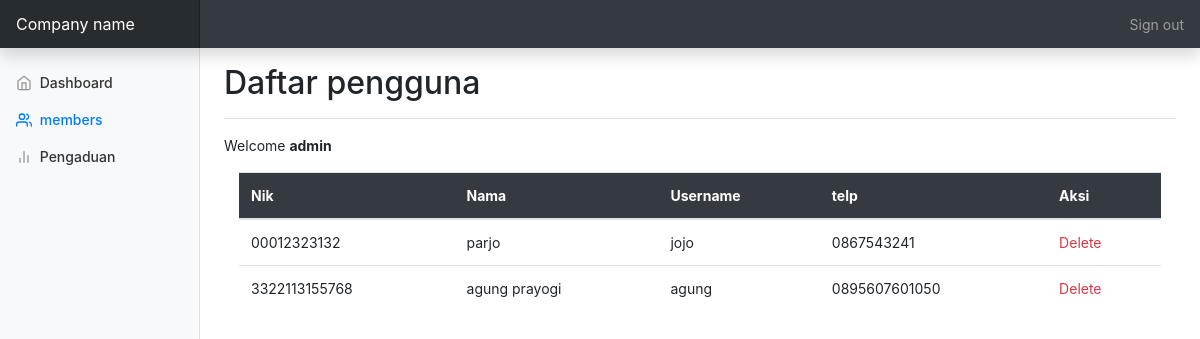
The page /view/administrator/members.php (signed in) on the database as committed earlier.
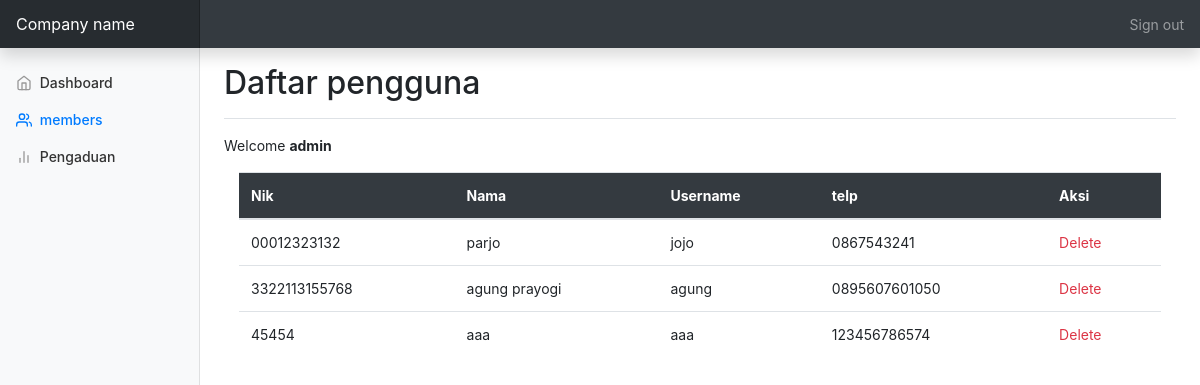
The same page on the database as committed later.
### tables this page shows
CREATE TABLE `masyarakat` (
  `nik` char(16) NOT NULL,
  `nama` varchar(35) DEFAULT NULL,
  `username` varchar(25) DEFAULT NULL,
  `password` varchar(32) DEFAULT NULL,
  `telp` varchar(13) DEFAULT NULL
);

### view/administrator/members.php (the view, shortened to what this page needs)
<?php
require '../../db.php';
  $name = $_SESSION['username'];
$sql = "SELECT * FROM masyarakat";
$query = mysqli_query($conn,$sql);
$getdata =mysqli_fetch_All($query,MYSQLI_ASSOC);
?>
<!doctype html>
<html lang="en">
  <head>
<link href="../../assets/dist/css/bootstrap.min.css" rel="stylesheet">
    <link href="../../assets/dist/css/dashboard.css" rel="stylesheet">
  </head>
  <body>
    <nav class="navbar navbar-dark sticky-top bg-dark flex-md-nowrap p-0 shadow">
  <a class="navbar-brand col-md-3 col-lg-2 mr-0 px-3" href="#">Company name</a>
  <ul class="navbar-nav px-3">
    <li class="nav-item text-nowrap">
      <a class="nav-link" href="../logout.php">Sign out</a>
    </li>
  </ul>
</nav>
<div class="container-fluid ">
  <div class="row">
    <nav id="sidebarMenu" class="col-md-3 col-lg-2 d-md-block bg-light sidebar collapse">
      <div class="sidebar-sticky pt-3">
        <ul class="nav flex-column">
          <li class="nav-item">
            <a class="nav-link " href="index.php">
              <span data-feather="home"></span>
              Dashboard <span class="sr-only">(current)</span>
            </a>
          </li>
          <li class="nav-item">
            <a class="nav-link active" href="members.php">
              <span data-feather="users"></span>
              members
            </a>
          </li>
          <li class="nav-item">
            <a class="nav-link" href="pengaduan.php">
              <span data-feather="bar-chart-2"></span>
              Pengaduan
            </a>
          </li>
        </ul>
      </div>
    </nav>
    <main role="main" class="col-md-9 ml-sm-auto col-lg-10 px-md-4">
      <div class="d-flex justify-content-between flex-wrap flex-md-nowrap align-items-center pt-3 pb-2 mb-3 border-bottom">
        <h1 class="h2">Daftar pengguna</h1>
      </div>
      <p>Welcome <b><?php echo $name ;?></b></p>
      <div class="container col-md-12">
      <table class="table table-hover">
        <thead class="bg-dark text-white ">
            <tr>
              <th>Nik</th>
              <th>Nama</th>
              <th>Username</th>
              <th>telp</th>
              <th>Aksi</th>
            </tr>
        </thead>
        <tbody >
          <?php foreach($getdata as $data) : ;?>
          <tr>
            <td><?php echo $data['nik'];?></td>
            <td><?php echo $data['nama'];?></td>
            <td><?php echo $data['username'];?></td>
            <td><?php echo $data['telp'];?></td>
            <td><a href="" class="text-danger">Delete</a></td>
          </tr>
        <?php endforeach ;?>
        </tbody>
      </table>
    </div>
    </main>
  </div>
</div>
        <script src="../../assets/dist/js/dashboard.js"></script></body>
</html>

Rows that differ between the two databases and show on the page:
added masyarakat: nik "45454", nama "aaa", username "aaa", telp "123456786574"
